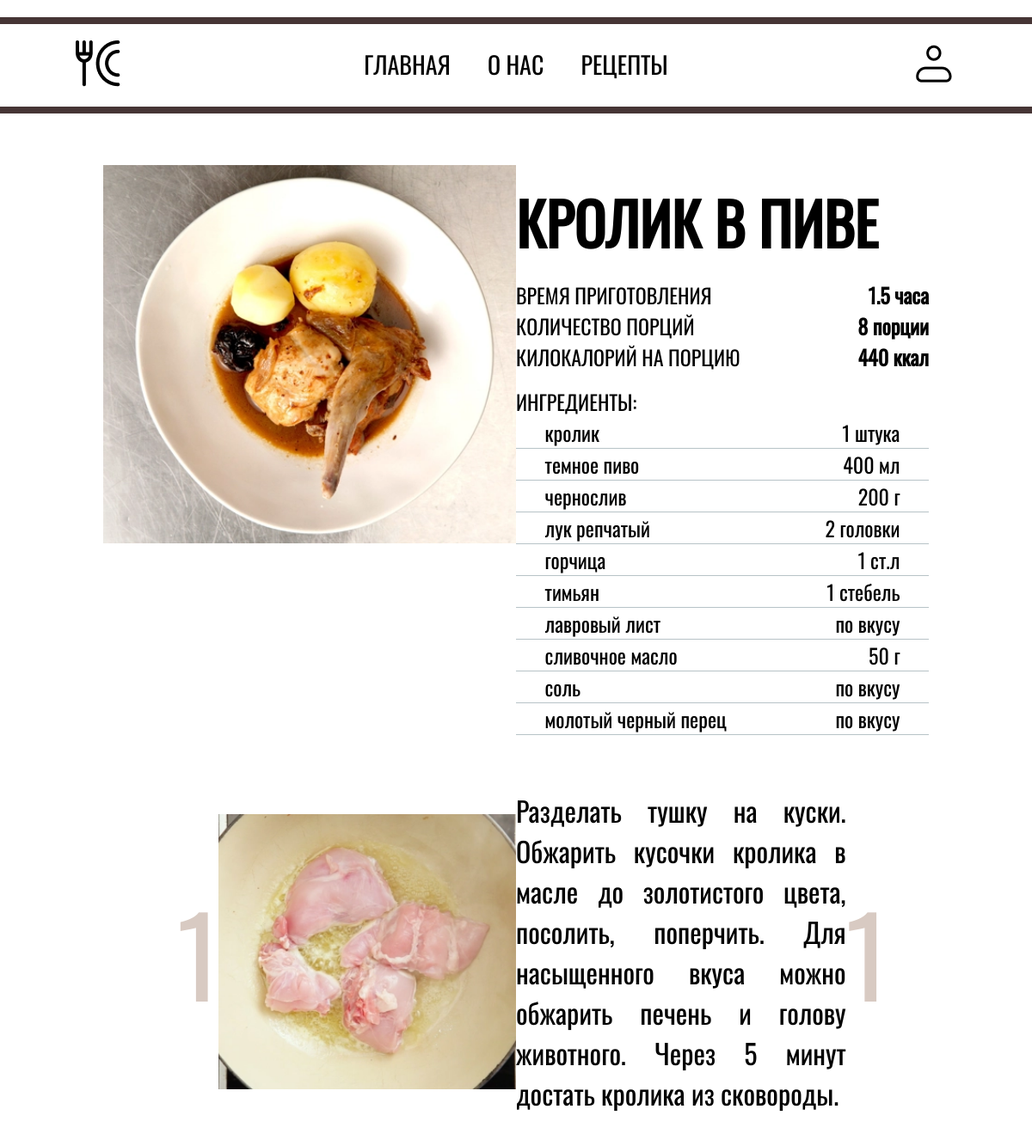
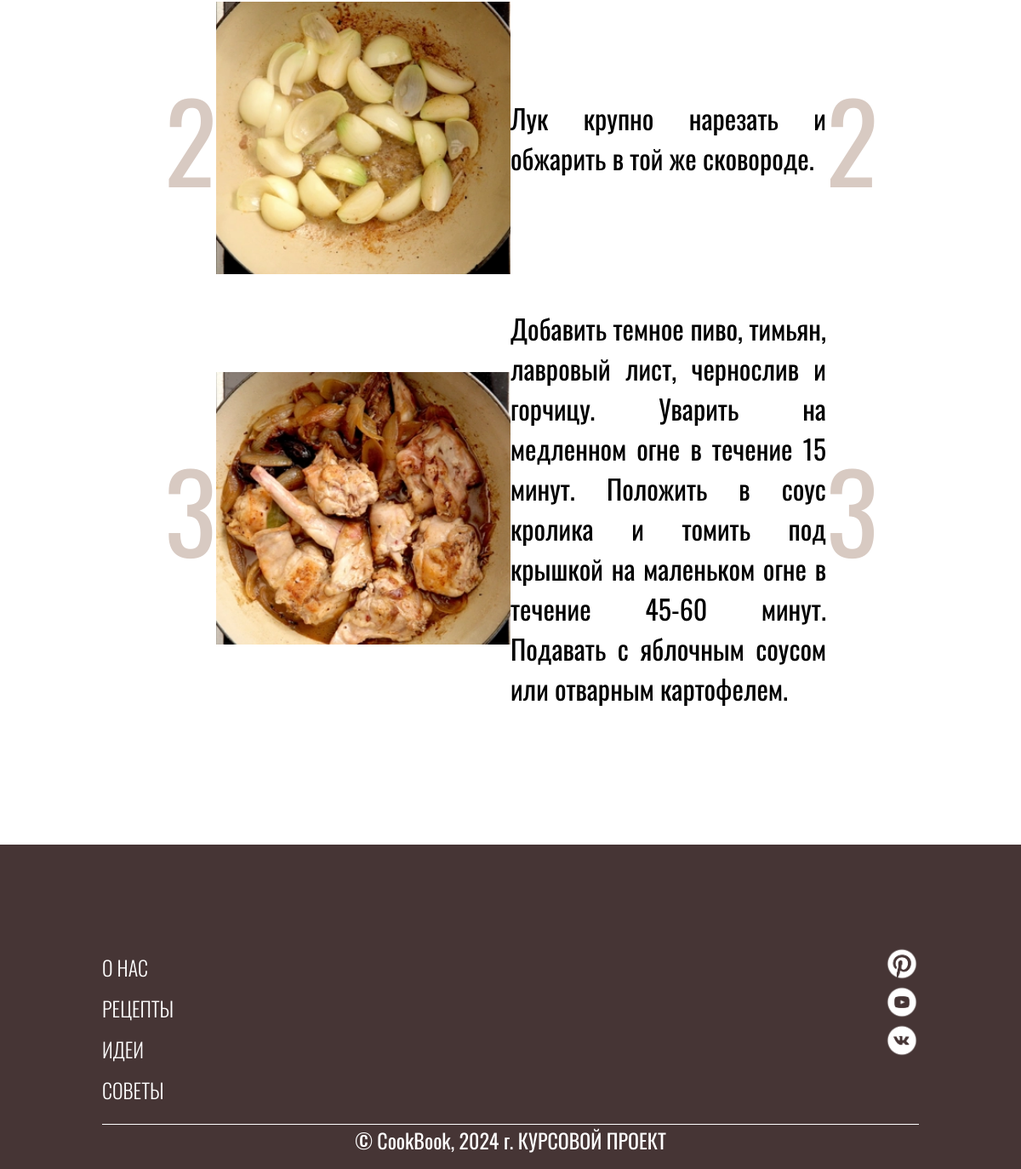
Screenshot of /recipe.php?id=4 with the database file from the repository (2 pictures, top to bottom).
### tables this page shows
CREATE TABLE `recipes` (
  `id_recipe` int(11) NOT NULL,
  `name_recipe` varchar(200) NOT NULL,
  `img_recipe` varchar(300) NOT NULL,
  `cooking_time` varchar(50) NOT NULL,
  `cooking_time_minutes` int(11) NOT NULL,
  `servings` int(11) NOT NULL,
  `calories` int(11) NOT NULL
);

CREATE TABLE `recipe_ingredients` (
  `id_recipe_ingredient` int(11) NOT NULL,
  `recipe_id` int(11) NOT NULL,
  `ingredient` varchar(200) NOT NULL,
  `units` varchar(100) NOT NULL,
  `ingredient_type` varchar(100) DEFAULT NULL
);

CREATE TABLE `recipe_steps` (
  `id_recipe_steps` int(11) NOT NULL,
  `recipe_id` int(11) NOT NULL,
  `number_step` int(11) NOT NULL,
  `description_step` varchar(500) NOT NULL,
  `img_step` varchar(200) DEFAULT NULL
);

### recipe.php (the view, shortened to what this page needs)
<?php
require_once "includes/connect/connect.php";
if (isset($_GET['id'])) {
    $recipe_id = intval($_GET['id']);
    $stmt = $pdo->prepare("SELECT * FROM recipes WHERE id_recipe = ?");
    $stmt->execute([$recipe_id]);
    $recipe = $stmt->fetch(PDO::FETCH_ASSOC);
    $stmt = $pdo->prepare("
    SELECT ingredient, units
    FROM recipe_ingredients
    WHERE recipe_id = ?");
    $stmt->execute([$recipe_id]);
    $ingredients = $stmt->fetchAll(PDO::FETCH_ASSOC);
    $stmt = $pdo->prepare("
        SELECT number_step, description_step, img_step
        FROM recipe_steps
        WHERE recipe_id = ?
        ORDER BY number_step ASC");
    $stmt->execute([$recipe_id]);
    $steps = $stmt->fetchAll(PDO::FETCH_ASSOC);
} else {
    die("ID рецепта не указан.");
}
?>
<!DOCTYPE html>
<html lang="en">
<head>
    <link rel="stylesheet" href="assets/css/recipe.css">
</head>
<body>
    <main id="main">
        <div id="recipe">
            <div id="recipe-content">
                <div id="img-recipe">
                    <div class="main-image">
                        <img src="<?php echo $recipe['img_recipe']; ?>" alt="<?php echo $recipe['name_recipe']; ?>">
                    </div>
                </div>
                <div id="recipe-name">
                    <div id="recipe-name__title">
                        <h1 class="title-h1"><?php echo $recipe['name_recipe']; ?></h1>
                    </div>
                    <div id="recipe-name__description">
                        <div class="description cooking-time">
                            <p>ВРЕМЯ ПРИГОТОВЛЕНИЯ</p>
                            <p class="value text-time"><?php echo $recipe['cooking_time']; ?> </p>
                        </div>
                        <div class="description count-portions">
                            <p>КОЛИЧЕСТВО ПОРЦИЙ</p>
                            <p class="value text-portions"><?php echo $recipe['servings']; ?> порции</p>
                        </div>
                        <div class="description calories">
                            <p>КИЛОКАЛОРИЙ НА ПОРЦИЮ</p>
                            <p class="value  text-calories"><?php echo $recipe['calories']; ?> ккал</p>
                        </div>
                    </div>
                    <div id="recipe-name__ingredients">
                        <p>ИНГРЕДИЕНТЫ: </p>
                        <ul class="ingredients-items">
                            <?php foreach ($ingredients as $ingredient){ ?>
                                <li class="ingredient-item">
                                    <p> <?php echo htmlspecialchars ($ingredient['ingredient']); ?> </p>
                                    <p> <?php echo htmlspecialchars ($ingredient['units']); ?> </p>
                                </li>
                            <?php } ?>
                        </ul>
                    </div>
                </div>
            </div>
            <div id="stages-of-cooking">
                <?php foreach ($steps as $step){ ?>
                    <div class="cooking-stage <?php echo $step['img_step'] ? '' : 'cooking-stage--no-image'; ?>">
                        <p class="number-step"><?php echo htmlspecialchars($step['number_step']); ?></p>
                        <img src="<?php echo $step['img_step']; ?>" alt="">
                        <p class="description-stage"><?php echo htmlspecialchars($step['description_step']); ?></p>
                        <p class="number-step left"><?php echo htmlspecialchars($step['number_step']); ?></p>
                    </div>
                <?php } ?>
            </div>
        </div>
    </main>
</body>
</html>

### assets/css/recipe.css (style rules this page uses)
* { margin: 0; padding: 0; }
p { font-size: 24px; font-family: 'Oswald'; }
h1 { font-family: 'Oswald'; }
li { list-style-type: none; }
a { font-family: 'Oswald'; color: black; text-decoration: none; }
#recipe { width: 80%; padding: 5vh 10%; }
#recipe-content { display: grid; padding-bottom: 8vh; grid-template-columns: repeat(2,1fr); }
.main-image img { width: 100%; height: 55vh; object-fit: cover; }
.title-h1 { text-transform: uppercase; padding: 2vh 0; font-size: calc(60px + 8 * (100vw - 320px) / 880); }
#recipe-name__description { height: auto; margin-bottom: 2vh; }
#recipe-name__description .value { font-weight: bold; }
#recipe-name__description .description { display: flex; justify-content: space-between; }
#recipe-name__ingredients { height: auto; }
.ingredient-item { padding: 0 7%; display: flex; justify-content: space-between; border-bottom: #b7c3c7 1px solid; }
.cooking-stage { display: grid; grid-template-columns: 10% 40% auto auto; align-items: center; justify-items: end; padding: 0 5% 5vh 5%; }
.cooking-stage p.number-step { font-size: calc(120px + 8 * (100vw - 320px) / 880); color: #d8cac2; }
.cooking-stage p.left { text-align: start; }
.cooking-stage img { width: 100%; height: 40vh; object-fit: cover; }
.cooking-stage p.description-stage { display: flex; align-items: center; text-align: justify; font-size: 32px; margin-right: auto; }

### assets/css/header.css (style rules this page uses)
#header { width: 90%; height: 12vh; padding: 0 5%; margin: 20px 0; display: grid; grid-template-columns: 10% 80% 10%; align-items: center; justify-items: center; border-top: #463535 8px solid; border-bottom: #463535 8px solid; }
#header__items-links { width: 100%; }
#header__items-links ul { display: flex; justify-content: center; column-gap: 5%; }
#header__items-links a { font-size: calc(20px + 8 * (100vw - 320px) / 880); }
#header__items-links a:after { display: block; content: ""; height: 3px; width: 0%; background-color: #cb997e; transition: width 0.3s ease-out; text-align: center; }

### assets/css/footer.css (style rules this page uses)
#footer { width: 80%; padding: 15vh 10% 2vh 10%; margin-top: 10vh; background: #463535; color: #fff; }
#footer-container { display: flex; justify-content: space-between; padding-bottom: 2vh; }
#footer-container__links li { line-height: 2; }
#footer-container__links a { font-family: 'OswaldLight'; font-size: 24px; color: #fff; }
#footer-container__social img { width: 40px; }
#copyright { text-align: center; font-weight: normal; font-family: 'OswaldExtraLight'; border-top: #fff solid 1px; }

### rows the page displays
recipes: img_recipe (picture), name_recipe "КРОЛИК В ПИВЕ", cooking_time "1.5 часа", servings "8", calories "440"
recipe_ingredients: ingredient "кролик", units "1 штука"
recipe_ingredients: ingredient "темное пиво", units "400 мл"
recipe_ingredients: ingredient "чернослив", units "200 г"
recipe_ingredients: ingredient "лук репчатый", units "2 головки"
recipe_ingredients: ingredient "горчица", units "1 ст.л"
recipe_ingredients: ingredient "тимьян", units "1 стебель"
recipe_ingredients: ingredient "лавровый лист", units "по вкусу"
recipe_ingredients: ingredient "сливочное масло", units "50 г"
recipe_ingredients: ingredient "соль", units "по вкусу"
recipe_ingredients: ingredient "молотый черный перец", units "по вкусу"
recipe_steps: number_step "1", img_step (picture), description_step "Разделать тушку на куски. Обжарить кусочки кролика в масле до золотистого цвета, посолить, поперчить. Для насыщенного вкуса можно обжарить печень и голову животного. Через 5 минут достать кролика из сковороды."
recipe_steps: number_step "2", img_step (picture), description_step "Лук крупно нарезать и обжарить в той же сковороде."
recipe_steps: number_step "3", img_step (picture), description_step "Добавить темное пиво, тимьян, лавровый лист, чернослив и горчицу. Уварить на медленном огне в течение 15 минут. Положить в соус кролика и томить под крышкой на маленьком огне в течение 45-60 минут. Подавать с яблочным соусом или отварным картофелем."
